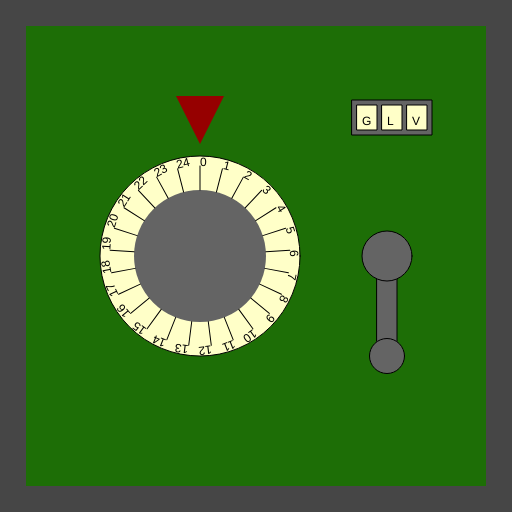
Frame 1 (no input)
Frame 60 (no input): identical to frame 1, image omitted
Frame 120 (the mouse pressed at the canvas centre since frame 60): identical to frame 1, image omitted

The p5.js sketch that drew this single still picture (run headless with seeded random() and noise() and a simulated clock; from frame 60 on, the mouse is pressed at the canvas centre):

// p5.js sketch
// ── sketch.js
/*

Officer: 2816450
CaseNum: 303-1-31404530-2816450

Case 303 - The Case of the Crooked Attorney
Stage 2 - Torvalds' House

This safe is in Torvalds’ home study. Be careful. If you get caught, I don’t know you !

Crack this safe by doing the following:

	Whilst the mouse is being dragged:
	- Decrement SecureLockerCombination_A by 3

	Whilst the mouse is being dragged:
	- Decrement SecureLockerCombination_B by 3

	Whilst the mouse is moving:
	- Make SecureLockerCombination_C equal to the string "GLV"

	Whilst the mouse is being dragged:
	- Make SecureLockerCombination_C equal to the string "EPL"



This time you'll need to create the relevant event handlers yourself.

There are many possible ways of investigating this case, but you
should use ONLY the following commands:

	- The assignment operator aka. the equals sign !
	- Incrementing +=
	- Decrementing -=

*/

//declare the variables

var SecureLockerCombination_A;
var SecureLockerCombination_B;
var SecureLockerCombination_C;


function preload()
{
	//IMAGES WILL BE LOADED HERE

}

function setup()
{
	createCanvas(512,512);

	//initialise the variables
	SecureLockerCombination_A = 0;
	SecureLockerCombination_B = 0;
	SecureLockerCombination_C = "";

}

///////////////////EVENT HANDLERS///////////////////

//Create event handlers here to open the safe ...
function mouseDragged()
{
	SecureLockerCombination_A -= 3;
	SecureLockerCombination_B -= 3;
	SecureLockerCombination_C = "EPL"

}
function mouseMoved()
{
	SecureLockerCombination_C = "GLV"
}

///////////////DO NOT CHANGE CODE BELOW THIS POINT///////////////////

function draw()
{

	//Draw the safe door
	background(70);
	noStroke();
	fill(29,110,6);
	rect(26,26,width-52,width-52);

	//Draw the combination dial
	push();
	translate(200,height/2);
	drawDial(200, SecureLockerCombination_A, 25);
	pop();

	//Draw the lever
	push();
	translate(width - 125,256);
	drawLever(SecureLockerCombination_B);
	pop();

	//Draw the spinner
	push();
	translate(width - 120,100);
	drawSpinner(3, SecureLockerCombination_C);
	pop();

}

function drawDial(diameter,num,maxNum)
{
	//the combination lock

	var r = diameter * 0.5;
	var p = r * 0.6;

	stroke(0);
	fill(255,255,200);
	ellipse(0,0,diameter,diameter);
	fill(100);
	noStroke();
	ellipse(0,0,diameter*0.66,diameter*0.66);
	fill(150,0,0);
	triangle(
		-p * 0.4,-r-p,
		p * 0.4,-r-p,
		0,-r-p/5
	);

	noStroke();

	push();
	var inc = 360/maxNum;

	rotate(radians(-num * inc));
	for(var i = 0; i < maxNum; i++)
	{
		push();
		rotate(radians(i * inc));
		stroke(0);
		line(0,-r*0.66,0,-(r-10));
		noStroke();
		fill(0);
		text(i,0,-(r-10));
		pop();
	}

	pop();
}

function drawLever(rot)
{
	push();
	rotate(radians(-rot))
	stroke(0);
	fill(100);
	rect(-10,0,20,100);
	ellipse(0,0,50,50);
	ellipse(0,100,35,35);
	pop();
}

function drawSpinner(numSpinners, val)
{
	var sw = 20;
	var ow = (sw + 5) * numSpinners + 5;
	stroke(0);
	fill(100);
	rect(-ow/2,0,ow,35);
	if(typeof(val) == "number")
	{
		val = floor(val).toString(); //convert to string
	}


	for(var d = numSpinners - val.length; d > 0; d--)
	{
		val = "-" + val;
	}

	for(var i = 0; i < numSpinners; i++)
	{
		stroke(0);
		fill(255,255,200);
		rect(-ow/2 + i * (sw + 5) + 5,5,20,25);
		fill(0);
		noStroke();
		text(val[i],-ow/2 + sw/2 + i * (sw +5),25);
	}

}
